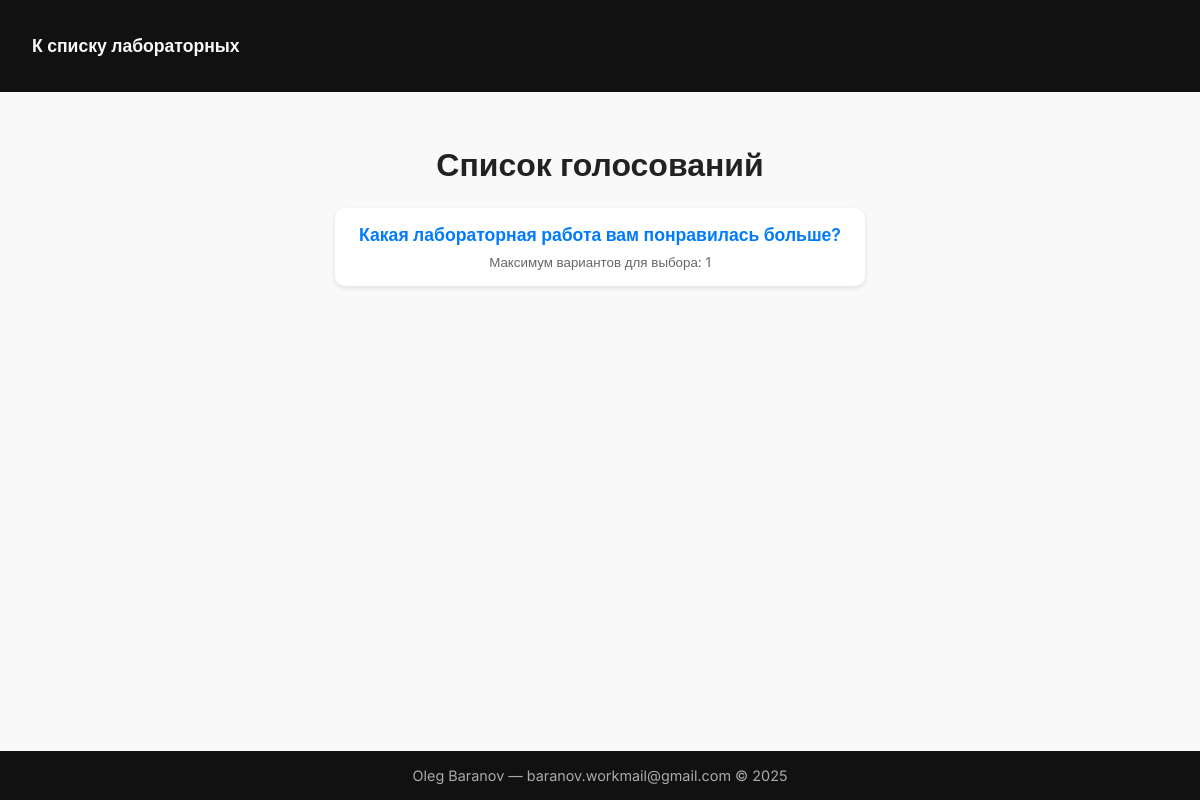
The app's page /lab5/ with its own data.
### lab5/models.py (models this page shows, shortened)
class Poll(models.Model):
    title = models.CharField("Тема голосования", max_length=200)
    max_choices = models.PositiveIntegerField("Максимум вариантов для выбора", default=1, validators=[MinValueValidator(1)])

### lab5/views.py (the view)
# urls.py: path('', views.index, name='index'),
def index(request):
    polls = Poll.objects.all()  # Получаем все голосования
    return render(request, 'lab5/index.html', {'polls': polls})

### lab5/templates/lab5/index.html (shortened to what this page needs)
<!DOCTYPE html>
<html lang="ru">
<head>
</head>
<body>
<header>
        <a href="{% url 'labs:index' %}" class="btn-home">К списку лабораторных</a>
</header>
<main>
    <h1>Список голосований</h1>
    <ul>
        {% for poll in polls %}
            <li>
                <a href="{% url 'lab5:poll' poll.id %}">{{ poll.title }}</a>
                <small>Максимум вариантов для выбора: {{ poll.max_choices }}</small>
            </li>
        {% empty %}
            <li>Пока нет активных голосований.</li>
        {% endfor %}
    </ul>
</main>
<footer>
    <div>Oleg Baranov — baranov.workmail@gmail.com © 2025</div>
</footer>
</body>
</html>

### lab5/templates/lab5/index.html (style rules this page uses)
body { font-family: 'Inter', sans-serif; margin: 0; padding: 0; background-color: #f9f9f9; color: #222; display: flex; flex-direction: column; min-height: 100vh; }
a { color: inherit; text-decoration: none; }
header { background: #111; color: #f9f9f9; padding: 1rem 2rem; display: flex; align-items: center; height: 60px; }
header a { color: #f9f9f9; font-weight: 600; font-size: 1.1rem; }
main { flex: 1; max-width: 700px; margin: 2rem auto 3rem; padding: 0 1rem; text-align: center; }
h1 { font-weight: 600; margin-bottom: 1.5rem; }
ul { list-style: none; padding: 0; }
li { background-color: white; margin: 1rem auto; padding: 1rem 1.5rem; border-radius: 10px; box-shadow: 0 2px 5px rgba(0, 0, 0, 0.1); max-width: 500px; transition: transform 0.1s ease; }
li a { color: #007bff; font-weight: 600; font-size: 1.1rem; }
small { display: block; margin-top: 0.5rem; color: #666; }
footer { background: #111; color: #aaa; text-align: center; padding: 1rem 2rem; font-size: 0.9rem; user-select: none; }

### records on screen
Poll: title "Какая лабораторная работа вам понравилась больше?", max_choices "1"
